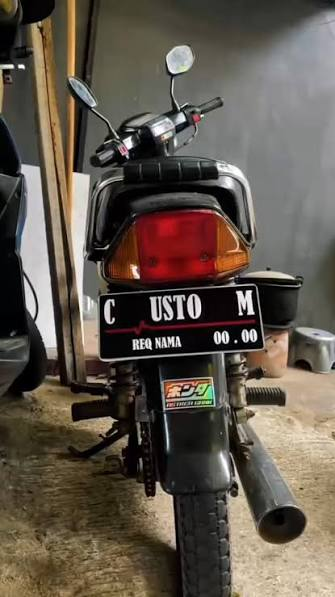
#> input picture Sesi 5/motor.jpeg, 335 x 597 px
$ python sharpening.py
#> lines starting #> are read from the running program, lines starting #| are printed output that depends on the picture
import cv2
import numpy as np
import matplotlib.pyplot as plt

img = cv2.imread('motor.jpeg')
#> img is the input picture: shape (597, 335, 3); mean B, G, R 76.2, 86.9, 96.8
if img is None:
    raise FileNotFoundError("motor.jpeg tidak ditemukan")

rgb = cv2.cvtColor(img, cv2.COLOR_BGR2RGB)
kernel = np.array([
    [0, -1, 0],
    [-1, 5, -1],
    [0, -1, 0]
])

sharp = cv2.filter2D(rgb, -1, kernel)
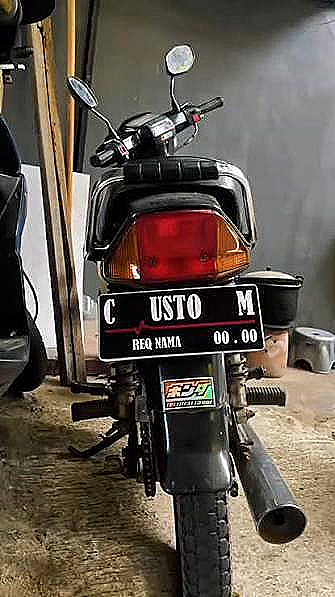
#> sharp: shape (597, 335, 3); mean R, G, B 97.9, 88.5, 78.2

fig, ax = plt.subplots(1, 2, figsize=(10, 4))
for a, im, title in zip(ax, [rgb, sharp], ['Asli', 'Sharpening']):
    a.imshow(im)
    a.set_title(title)
    a.axis('off')
#> this loop made 2 passes
#> title on passes 1 to 2: 'Asli', 'Sharpening'

plt.tight_layout()
plt.show()
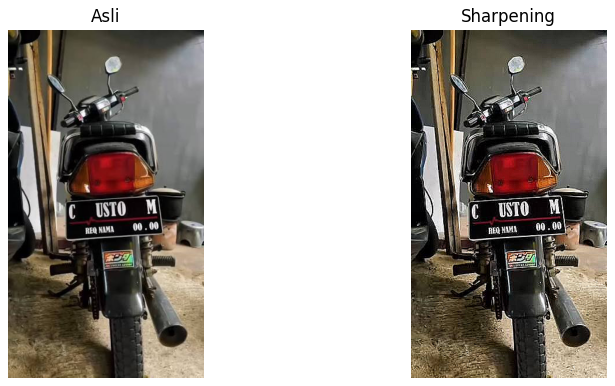
#> figure drawn by matplotlib, 2 panels
